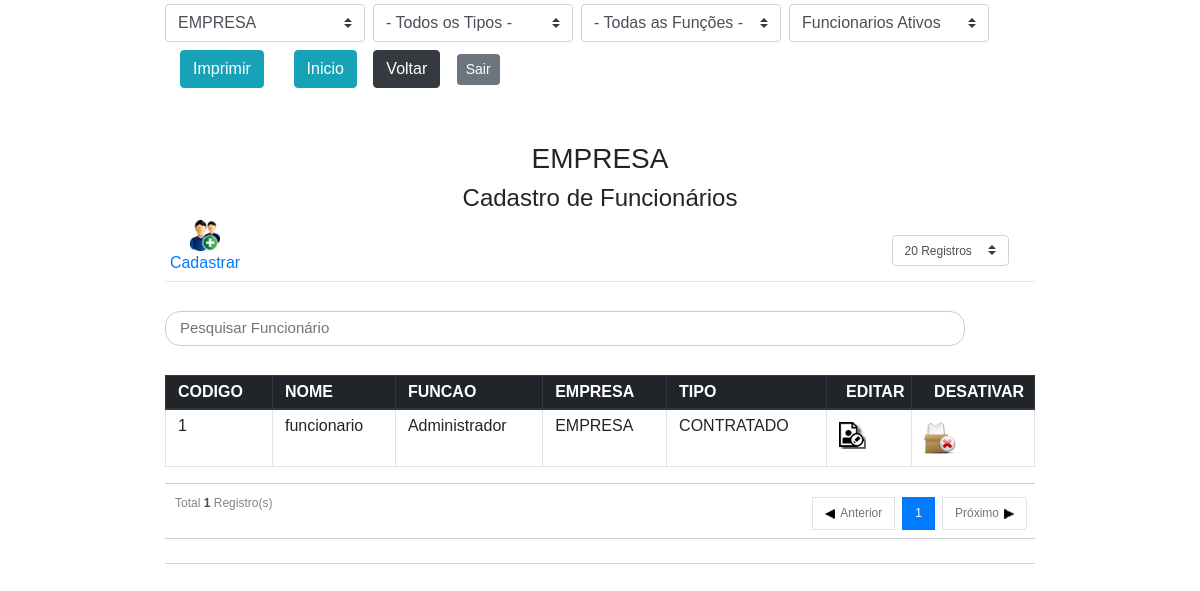
The page /admin/lista_funcionarios.php (signed in) on the database its author committed.
### tables this page shows
CREATE TABLE IF NOT EXISTS `parametros` (
  `PARAMETRO_ID` int(11) NOT NULL AUTO_INCREMENT,
  `QTD_MAX_PAUSA` int(11) DEFAULT '2',
  `MINUTOS` int(11) DEFAULT '10',
  `TMP_MIN_PAUSE` smallint(6) NOT NULL DEFAULT '60',
  `EMPPADRAO` int(5) NOT NULL DEFAULT '1',
  `DT_CADASTRO` timestamp NOT NULL DEFAULT CURRENT_TIMESTAMP,
  `DT_ALTERACAO` datetime DEFAULT NULL,
  PRIMARY KEY (`PARAMETRO_ID`),
  KEY `EMPPADRAO` (`EMPPADRAO`)
);

CREATE TABLE IF NOT EXISTS `empresas` (
  `EMPRESA_ID` int(11) NOT NULL AUTO_INCREMENT,
  `NM_EMPRESA` varchar(80) NOT NULL,
  `EMPRESA_ATIVA` int(1) NOT NULL DEFAULT '1',
  `DT_CADASTRO` timestamp NOT NULL DEFAULT CURRENT_TIMESTAMP,
  `DT_ALTERACAO` datetime DEFAULT NULL,
  PRIMARY KEY (`EMPRESA_ID`)
);

CREATE TABLE IF NOT EXISTS `funcionario` (
  `ID` int(11) NOT NULL AUTO_INCREMENT,
  `CODIGO` int(10) NOT NULL,
  `QTD_ALT_COD` int(1) NOT NULL DEFAULT '0',
  `NOME` varchar(100) NOT NULL,
  `FUNCAO` int(11) DEFAULT NULL,
  `EMPRESA` int(11) NOT NULL,
  `TIPO_FUNCIONARIO` int(11) NOT NULL,
  `TURNO` varchar(1) DEFAULT NULL,
  `FUNC_ATIVO` int(1) DEFAULT '1',
  `DT_CADASTRO` timestamp NULL DEFAULT CURRENT_TIMESTAMP,
  `DT_ALTERACAO` datetime DEFAULT NULL,
  PRIMARY KEY (`ID`) USING BTREE,
  UNIQUE KEY `CODIGO` (`CODIGO`),
  KEY `FUNCAO` (`FUNCAO`),
  KEY `EMPRESA` (`EMPRESA`),
  KEY `TIPO_FUNCIONARIO` (`TIPO_FUNCIONARIO`)
);

CREATE TABLE IF NOT EXISTS `funcoes` (
  `FUNCAO_ID` int(11) NOT NULL AUTO_INCREMENT,
  `NM_FUNCAO` varchar(80) NOT NULL,
  `FUNCAO_ATIVA` int(1) NOT NULL DEFAULT '1',
  `DT_CADASTRO` timestamp NOT NULL DEFAULT CURRENT_TIMESTAMP,
  `DT_ALTERACAO` datetime DEFAULT NULL,
  PRIMARY KEY (`FUNCAO_ID`),
  UNIQUE KEY `DESCRICAO` (`NM_FUNCAO`)
);

CREATE TABLE IF NOT EXISTS `tipocontrato` (
  `TIPOCONTRATO_ID` int(11) NOT NULL AUTO_INCREMENT,
  `NM_TIPOCONTRATO` varchar(80) NOT NULL,
  `TIPOCONTRATO_ATIVO` int(1) NOT NULL DEFAULT '1',
  `QTDREGISTROS` smallint(2) NOT NULL,
  `RELATORIOPAUSAATIVA` int(1) NOT NULL,
  `DT_CADASTRO` timestamp NOT NULL DEFAULT CURRENT_TIMESTAMP,
  `DT_ALTERACAO` datetime DEFAULT NULL,
  PRIMARY KEY (`TIPOCONTRATO_ID`)
);

### admin/lista_funcionarios.php (the view, shortened to what this page needs)
<?php
require_once('verifica_session.php');
$codigouser = $_SESSION['USER_ID'];
$empSelect = "Geral - Todas as Empresas";
$queryparametros = "SELECT
						EMPPADRAO,NM_EMPRESA
					FROM
						PARAMETROS AS P
					INNER JOIN
						USERS AS U
					ON
						P.PARAMETRO_ID = U.PARAMETRO_ID
					INNER JOIN
						EMPRESAS AS E
					ON
						P.EMPPADRAO = E.EMPRESA_ID
					WHERE
						U.ID='$codigouser'
					LIMIT 1";
$exec_queryparametros = mysqli_query($conn,$queryparametros);
$registro_parametro = mysqli_fetch_assoc($exec_queryparametros);
$empresapadrao = (isset($registro_parametro["EMPPADRAO"]))? $registro_parametro["EMPPADRAO"]:0 ;
$queryempresas = "SELECT EMPRESA_ID, NM_EMPRESA, EMPRESA_ATIVA FROM EMPRESAS";
$exec_queryempresas = mysqli_query($conn,$queryempresas);
if(!isset($_SESSION["select_empresa"])){
	$empresa = $_SESSION["select_empresa"] = $empresapadrao;
}elseif((isset($_POST['select_empresa']) && $_SESSION["select_empresa"] !=$_POST['select_empresa'])){
	$empresa = $_SESSION["select_empresa"] = isset($_POST['select_empresa']) ? $_POST['select_empresa'] : "null";
}else{
	$empresa = $_SESSION["select_empresa"];
}
if(!isset($_SESSION["select_tipocontrato"])){
	$tipocontrato = $_SESSION["select_tipocontrato"] = "all";
}elseif((isset($_POST['select_tipocontrato']) && $_SESSION["select_tipocontrato"] !=$_POST['select_tipocontrato'])){
	$tipocontrato = $_SESSION["select_tipocontrato"] = isset($_POST['select_tipocontrato']) ? $_POST['select_tipocontrato'] : "null";
}else{
	$tipocontrato = $_SESSION["select_tipocontrato"];
}
if(!isset($_SESSION["select_funcao"])){
	$funcao = $_SESSION["select_funcao"] = "all";
}elseif((isset($_POST['select_funcao']) && $_SESSION["select_funcao"] !=$_POST['select_funcao'])){
	$funcao = $_SESSION["select_funcao"] = isset($_POST['select_funcao']) ? $_POST['select_funcao'] : "null";
}else{
	$funcao = $_SESSION["select_funcao"];
}
if(!isset($_SESSION['situacaoCadastroFuncionarios'])) {
	$situacaoCadatro = $_SESSION["situacaoCadastroFuncionarios"] = 1;
}elseif (isset($_POST['situacaoCadastroFuncionarios']) && ($_SESSION["situacaoCadastroFuncionarios"] !=$_POST['situacaoCadastroFuncionarios'])){
	$situacaoCadatro = $_SESSION['situacaoCadastroFuncionarios'] = isset($_POST['situacaoCadastroFuncionarios']) ? $_POST['situacaoCadastroFuncionarios'] : "null";
}else{
	$situacaoCadatro = $_SESSION["situacaoCadastroFuncionarios"];
}
$itensPorPagina = (isset($_SESSION["maxPaginaListaFunc"]) && $_SESSION["maxPaginaListaFunc"] != "") ? $_SESSION["maxPaginaListaFunc"]: 20;
$paginaAtual = (!isset($_GET["page"]) || $_GET["page"] <= 0) ? 1 : intval($_GET["page"]);
$inicioExibir = ($itensPorPagina * $paginaAtual) - $itensPorPagina;
$selecaoEmpresa = ($empresa != "all") ?  "WHERE EMPRESA_ID = $empresa" : "";
$selecaoTipocontrato = ($tipocontrato != "all") ?  "WHERE TIPOCONTRATO_ID = $tipocontrato" : "";
$selecaofuncao = ($funcao != "all") ?  "WHERE FUNCAO_ID = $funcao" : "";
$querytotal = "SELECT FC.NM_FUNCAO, EMP.NM_EMPRESA,TC.NM_TIPOCONTRATO, FUNCIONARIO.* FROM FUNCIONARIO
INNER JOIN FUNCOES AS FC ON FC.FUNCAO_ID = FUNCIONARIO.FUNCAO
INNER JOIN EMPRESAS AS EMP ON EMP.EMPRESA_ID = FUNCIONARIO.EMPRESA
INNER JOIN TIPOCONTRATO AS TC ON TC.TIPOCONTRATO_ID = FUNCIONARIO.TIPO_FUNCIONARIO
WHERE FUNCIONARIO.FUNC_ATIVO = ".$situacaoCadatro." AND FUNCIONARIO.EMPRESA
IN (SELECT EMPRESA_ID FROM EMPRESAS $selecaoEmpresa) AND FUNCIONARIO.TIPO_FUNCIONARIO
IN (SELECT TIPOCONTRATO_ID FROM TIPOCONTRATO $selecaoTipocontrato) AND FUNCIONARIO.FUNCAO
IN (SELECT FUNCAO_ID FROM FUNCOES $selecaofuncao)";
$query = "".$querytotal." ORDER BY FUNCIONARIO.NOME ASC LIMIT $inicioExibir,$itensPorPagina";
$exec_query_total = mysqli_query($conn,$querytotal);
$totalNumRows = mysqli_num_rows($exec_query_total);
$exec_query = mysqli_query($conn,$query);
$registros = mysqli_fetch_assoc($exec_query);
if ($_SESSION["situacaoCadastroFuncionarios"] ==1) {
	$class_btn = "btn-desabled";
	$acao = 'desabled';
}elseif($_SESSION["situacaoCadastroFuncionarios"] ==0){
	$class_btn = "btn-active";
	$acao = 'active';
}
?>
<!DOCTYPE html>
<html>
<head>
	<link rel="stylesheet" href="../css/bootstrap.min.css">
	<link href="../css/estilo.css" rel="stylesheet">
</head>
<body>
	<div class="container col-md-9" >
		<div class="form">
			<form class="form-inline" method="POST" action="lista_funcionarios.php">
				<select name="select_empresa" class="custom-select my-1 mr-sm-2" id="select_empresa" onChange='submit();'>
					<?php while ($registro_empresa = mysqli_fetch_array($exec_queryempresas)){ ?>
							<option value = "<?=$registro_empresa["EMPRESA_ID"]?>"
								<?php if($registro_empresa['EMPRESA_ATIVA']==0) echo 'class="table-dark"';?>
								<?php if($empresa == $registro_empresa["EMPRESA_ID"]){
										echo "selected";
										$empSelect = $registro_empresa["NM_EMPRESA"];
									}
								?>>
								<?=$registro_empresa["NM_EMPRESA"]?>
							</option>
					<?php } ?>
				</select>
				<select name="select_tipocontrato" class="custom-select my-1 mr-sm-2" id="select_tipocontrato" onChange='submit();'>
							<option value="all">- Todos os Tipos - </option>
				</select>
				<select name="select_funcao" class="custom-select my-1 mr-sm-2" id="select_funcao" onChange='submit();'>
							<option value="all">- Todas as Funções - </option>
				</select>
				<select name="situacaoCadastroFuncionarios" class="custom-select my-1 mr-sm-2" id="situacaoCadastroFuncionarios" onChange='submit();'>
					<option value="1" <?php if ($_SESSION["situacaoCadastroFuncionarios"] ==1) echo "selected"; ?>>Funcionarios Ativos </option>
				</select>
					<div>
						<button type="submit" onClick="window.print()" class="btn btn-info my-1">Imprimir</button></a>&nbsp;&nbsp;&nbsp;
						<a class="btn btn-info" href="index.php" style="margin-left: 12px">Inicio</a>
						<a class="btn btn-dark" href="index.php" style="margin-left: 12px">Voltar</a>
						<a href="sair_admin.php" class="btn btn-secondary btn-sm" style="margin-left: 12px" >Sair</a>
				</div>
			</form>
		</div>
		<div class="relatorio imprimir table-responsive">
			<span style="text-align:center">
				<h3><?=$empSelect?></h3>
				<h4>Cadastro de Funcionários
				</h4>
			</span>
			<div class="divsubmenu">
				<div class = "btn_add_profile no-print">
					<a href="cadastrar_funcionario.php">
						<img src="../images/btn_add_profile.png">
						Cadastrar
					</a>
				</div>
				<div class="select_maxPagina form-check form-check-inline">
					<form method='post' action='#' id="FormMaxPagina">
						<select name="maxPaginaListaFunc" class="custom-select custom-select-sm" id="maxPaginaListaFunc" onChange='submit();'>
							<option value="20" <?php if(isset($_SESSION["maxPaginaListaFunc"]) && $_SESSION["maxPaginaListaFunc"]==20){echo "selected";}elseif(!isset($_SESSION["maxPaginaListaFunc"])){echo "selected";} ?>>20 Registros</option>
						</select>
					</form>
				</div>
			</div>
			<hr>
			<div class="form-group input-group no-print">
				<input name="q" id="q" placeholder="Pesquisar Funcionário" type="search" class="input-search" onkeyup="busca();">
			</div>
			<div id="tabInclude">
				<?php require_once "include/funcionarios.php";
					require_once("../include/pagination.php");?>
			</div>
		</div>
		</div>
</body>
</html>

### admin/include/funcionarios.php (shortened to what this page needs)
<table id="tabelaFuncionariosCadastrados" class="table table-bordered table-hover table-condensed">
  <thead class="thead-dark">
	<tr>
		<th scope="col">CODIGO</th>
		<th scope="col">NOME</th>
		<th scope="col">FUNCAO</th>
		<th scope="col">EMPRESA</th>
		<th scope="col">TIPO</th>
		<th scope="col" style="padding-right:0;text-align:center" class="no-print">EDITAR</th>
		<th scope="col" style="padding-right:0;text-align:center" class="no-print">DESATIVAR</th>
	</tr>
	</thead>
	<tbody>
	<?php
	if ($totalNumRows > 0) {
		do {
			?>
			<tr <?php if ($registros["FUNC_ATIVO"]==0) echo 'class="table-dark"'?>>
				<td><?=$registros['CODIGO']?></td>
				<td><?=$registros['NOME']?></td>
				<td><span><?=$registros['NM_FUNCAO']?></span></td>
				<td><span><?=$registros['NM_EMPRESA']?></span></td>
				<td><?=$registros['NM_TIPOCONTRATO']?></td>
				<td class="no-print">
					<form class="form-inline" method="POST" action="edita_funcionario.php" id="form_dados" style = "text-align:center">
						<input type="image" src="../images/btn_edit_profile.png" name="editar">
					</form>
				</td>
				<td class = "no-print">
					<a href="#" class="<?=$class_btn?>" onclick="registrationStatus(<?=$registros['CODIGO']?>,'lista_funcionarios','<?=$acao?>');">
						<img src="../images/<?=$class_btn?>.png">
					</a>
				</td>
			</tr>
			<?php
		} while ($registros = mysqli_fetch_assoc($exec_query));
		}else echo $msg_semregistros;
		?>
	</tbody>
</table>

### css/estilo.css (style rules this page uses)
.btn_add_profile { width: 80px; text-align: center; padding: 0; color: #00008B; font-family: Arial, Helvetica, sans-serif; float: left; margin-right: 5px; }
.btn_add_profile a { text-decoration: none; }
.select_maxPagina { margin: 0 0 0 10px; height: 50px; float: right; width: 170px; padding-top: 10px; }
.select_maxPagina form { margin: auto; }
.select_maxPagina form select { width: 100%; }
.divsubmenu { position: relative; padding-bottom: 45px; }
.input-search { border: 1px solid #CCC; padding: 5px 14px; font-size: 15px; margin: 13px 0; width: 800px; -webkit-border-radius: 15px; -moz-border-radius: 15px; -ms-border-radius: 15px; -o-border-radius: 15px; border-radius: 15px; }
.btn-info { margin-left: 15px; }
tr { line-height: 0.5; }
.custom-select { width: 200px; }
.relatorio { margin-top: 50px; }

### rows shown on the page
parametros: select_empresa "EMPRESA"
empresas: NM_EMPRESA "EMPRESA"
funcionario: CODIGO "1", NOME "funcionario", FUNCAO.NM_FUNCAO "Administrador", EMPRESA.NM_EMPRESA "EMPRESA", TIPO_FUNCIONARIO.NM_TIPOCONTRATO "CONTRATADO"

### other values the page prints
$totalNumRows "1"
$totalPaginas "1"
